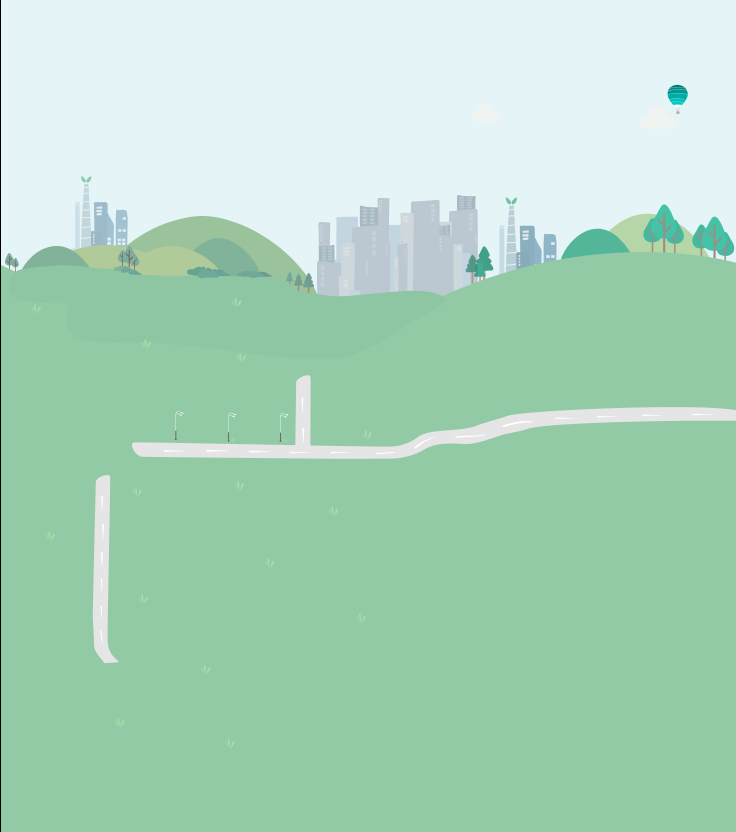

This game map was drawn from its Tiled (.tmx) file and the tilesets committed beside it. A one-line description and the trimmed map source follow:
An orthogonal 23x26 tile map with 32x32 px tiles, 1 tile layer (background) and 3 objects (home, office, store).

<map version="1.8" tiledversion="1.8.5" orientation="orthogonal" renderorder="right-down" width="23" height="26" tilewidth="32" tileheight="32" infinite="0" nextlayerid="7" nextobjectid="6">
 <tileset firstgid="1" name="bg_map_full" tilewidth="32" tileheight="32" tilecount="575" columns="23">
  <image source="../images/bg_map_full.png" width="742" height="814" />
 </tileset>
 <layer id="1" name="background" width="23" height="26" offsetx="1.47427" offsety="0">
  <data>[598 cells, 598 non-empty, 575 distinct tile ids]</data>
 </layer>
 <objectgroup id="5" name="building">
  <object id="2" name="home" x="35.5748" y="630.58" width="122.768" height="89.9833" />
  <object id="3" name="office" x="25.1116" y="383.65" width="138.811" height="109.515" />
  <object id="4" name="store" x="260" y="328.96" width="89.2857" height="73.9397" />
 </objectgroup>
</map>